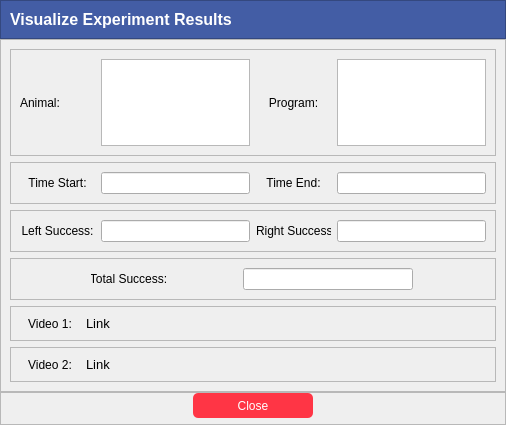
<?xml version="1.0" encoding="UTF-8"?>
<ui version="4.0">
 <class>Dialog</class>
 <widget class="QDialog" name="Dialog">
  <property name="geometry">
   <rect>
    <x>0</x>
    <y>0</y>
    <width>506</width>
    <height>425</height>
   </rect>
  </property>
  <property name="font">
   <font>
    <family>Segoe UI</family>
   </font>
  </property>
  <property name="windowTitle">
   <string>Dialog</string>
  </property>
  <layout class="QVBoxLayout" name="verticalLayout">
   <property name="spacing">
    <number>0</number>
   </property>
   <property name="leftMargin">
    <number>0</number>
   </property>
   <property name="topMargin">
    <number>0</number>
   </property>
   <property name="rightMargin">
    <number>0</number>
   </property>
   <property name="bottomMargin">
    <number>0</number>
   </property>
   <item>
    <widget class="QFrame" name="frame_2">
     <property name="maximumSize">
      <size>
       <width>16777215</width>
       <height>40</height>
      </size>
     </property>
     <property name="styleSheet">
      <string notr="true">color: rgb(255, 255, 255);
background-color: rgb(67, 93, 165);</string>
     </property>
     <property name="frameShape">
      <enum>QFrame::StyledPanel</enum>
     </property>
     <property name="frameShadow">
      <enum>QFrame::Raised</enum>
     </property>
     <layout class="QHBoxLayout" name="horizontalLayout_2">
      <item>
       <widget class="QLabel" name="label">
        <property name="font">
         <font>
          <family>Segoe UI</family>
          <pointsize>12</pointsize>
          <weight>75</weight>
          <bold>true</bold>
         </font>
        </property>
        <property name="text">
         <string>Visualize Experiment Results</string>
        </property>
       </widget>
      </item>
     </layout>
    </widget>
   </item>
   <item>
    <widget class="QFrame" name="frame">
     <property name="frameShape">
      <enum>QFrame::StyledPanel</enum>
     </property>
     <property name="frameShadow">
      <enum>QFrame::Raised</enum>
     </property>
     <layout class="QVBoxLayout" name="verticalLayout_2">
      <item>
       <widget class="QFrame" name="frame_4">
        <property name="frameShape">
         <enum>QFrame::StyledPanel</enum>
        </property>
        <property name="frameShadow">
         <enum>QFrame::Raised</enum>
        </property>
        <layout class="QHBoxLayout" name="horizontalLayout_3">
         <item>
          <widget class="QLabel" name="label_6">
           <property name="minimumSize">
            <size>
             <width>75</width>
             <height>0</height>
            </size>
           </property>
           <property name="text">
            <string>Animal:</string>
           </property>
          </widget>
         </item>
         <item>
          <widget class="QTextEdit" name="txt_animal">
           <property name="enabled">
            <bool>true</bool>
           </property>
           <property name="maximumSize">
            <size>
             <width>16777215</width>
             <height>200</height>
            </size>
           </property>
           <property name="acceptRichText">
            <bool>false</bool>
           </property>
          </widget>
         </item>
         <item>
          <widget class="QLabel" name="label_3">
           <property name="minimumSize">
            <size>
             <width>75</width>
             <height>0</height>
            </size>
           </property>
           <property name="maximumSize">
            <size>
             <width>75</width>
             <height>16777215</height>
            </size>
           </property>
           <property name="font">
            <font>
             <family>Segoe UI</family>
            </font>
           </property>
           <property name="text">
            <string>Program:</string>
           </property>
           <property name="alignment">
            <set>Qt::AlignCenter</set>
           </property>
          </widget>
         </item>
         <item>
          <widget class="QTextEdit" name="txt_program">
           <property name="enabled">
            <bool>true</bool>
           </property>
           <property name="maximumSize">
            <size>
             <width>16777215</width>
             <height>200</height>
            </size>
           </property>
           <property name="acceptRichText">
            <bool>false</bool>
           </property>
          </widget>
         </item>
        </layout>
       </widget>
      </item>
      <item>
       <widget class="QFrame" name="frame_5">
        <property name="frameShape">
         <enum>QFrame::StyledPanel</enum>
        </property>
        <property name="frameShadow">
         <enum>QFrame::Raised</enum>
        </property>
        <layout class="QHBoxLayout" name="horizontalLayout_4">
         <item>
          <widget class="QLabel" name="label_7">
           <property name="minimumSize">
            <size>
             <width>75</width>
             <height>0</height>
            </size>
           </property>
           <property name="text">
            <string>Time Start:</string>
           </property>
           <property name="alignment">
            <set>Qt::AlignCenter</set>
           </property>
          </widget>
         </item>
         <item>
          <widget class="QLineEdit" name="txt_time_start">
           <property name="enabled">
            <bool>true</bool>
           </property>
           <property name="readOnly">
            <bool>true</bool>
           </property>
          </widget>
         </item>
         <item>
          <widget class="QLabel" name="label_4">
           <property name="minimumSize">
            <size>
             <width>75</width>
             <height>0</height>
            </size>
           </property>
           <property name="maximumSize">
            <size>
             <width>75</width>
             <height>16777215</height>
            </size>
           </property>
           <property name="font">
            <font>
             <family>Segoe UI</family>
            </font>
           </property>
           <property name="text">
            <string>Time End:</string>
           </property>
           <property name="alignment">
            <set>Qt::AlignCenter</set>
           </property>
          </widget>
         </item>
         <item>
          <widget class="QLineEdit" name="txt_time_end">
           <property name="enabled">
            <bool>true</bool>
           </property>
           <property name="minimumSize">
            <size>
             <width>0</width>
             <height>0</height>
            </size>
           </property>
           <property name="maximumSize">
            <size>
             <width>16777215</width>
             <height>16777215</height>
            </size>
           </property>
           <property name="font">
            <font>
             <family>Segoe UI</family>
            </font>
           </property>
           <property name="maxLength">
            <number>32</number>
           </property>
           <property name="readOnly">
            <bool>true</bool>
           </property>
          </widget>
         </item>
        </layout>
       </widget>
      </item>
      <item>
       <widget class="QFrame" name="frame_8">
        <property name="frameShape">
         <enum>QFrame::StyledPanel</enum>
        </property>
        <property name="frameShadow">
         <enum>QFrame::Raised</enum>
        </property>
        <layout class="QHBoxLayout" name="horizontalLayout_6">
         <item>
          <widget class="QLabel" name="label_8">
           <property name="minimumSize">
            <size>
             <width>75</width>
             <height>0</height>
            </size>
           </property>
           <property name="text">
            <string>Left Success:</string>
           </property>
           <property name="alignment">
            <set>Qt::AlignCenter</set>
           </property>
          </widget>
         </item>
         <item>
          <widget class="QLineEdit" name="txt_left">
           <property name="enabled">
            <bool>true</bool>
           </property>
           <property name="readOnly">
            <bool>true</bool>
           </property>
          </widget>
         </item>
         <item>
          <widget class="QLabel" name="label_9">
           <property name="minimumSize">
            <size>
             <width>75</width>
             <height>0</height>
            </size>
           </property>
           <property name="maximumSize">
            <size>
             <width>75</width>
             <height>16777215</height>
            </size>
           </property>
           <property name="text">
            <string>Right Success:</string>
           </property>
          </widget>
         </item>
         <item>
          <widget class="QLineEdit" name="txt_right">
           <property name="enabled">
            <bool>true</bool>
           </property>
           <property name="readOnly">
            <bool>true</bool>
           </property>
          </widget>
         </item>
        </layout>
       </widget>
      </item>
      <item>
       <widget class="QFrame" name="frame_9">
        <property name="frameShape">
         <enum>QFrame::StyledPanel</enum>
        </property>
        <property name="frameShadow">
         <enum>QFrame::Raised</enum>
        </property>
        <layout class="QHBoxLayout" name="horizontalLayout_8">
         <item>
          <widget class="QLabel" name="label_13">
           <property name="minimumSize">
            <size>
             <width>75</width>
             <height>0</height>
            </size>
           </property>
           <property name="maximumSize">
            <size>
             <width>75</width>
             <height>16777215</height>
            </size>
           </property>
           <property name="text">
            <string>Total Success:</string>
           </property>
           <property name="alignment">
            <set>Qt::AlignCenter</set>
           </property>
          </widget>
         </item>
         <item>
          <widget class="QLineEdit" name="txt_total">
           <property name="enabled">
            <bool>true</bool>
           </property>
           <property name="maximumSize">
            <size>
             <width>170</width>
             <height>170</height>
            </size>
           </property>
           <property name="readOnly">
            <bool>true</bool>
           </property>
          </widget>
         </item>
        </layout>
       </widget>
      </item>
      <item>
       <widget class="QFrame" name="frame_7">
        <property name="frameShape">
         <enum>QFrame::StyledPanel</enum>
        </property>
        <property name="frameShadow">
         <enum>QFrame::Raised</enum>
        </property>
        <layout class="QHBoxLayout" name="horizontalLayout_7">
         <item>
          <widget class="QLabel" name="label_11">
           <property name="minimumSize">
            <size>
             <width>60</width>
             <height>0</height>
            </size>
           </property>
           <property name="maximumSize">
            <size>
             <width>60</width>
             <height>16777215</height>
            </size>
           </property>
           <property name="text">
            <string>Video 1:</string>
           </property>
           <property name="alignment">
            <set>Qt::AlignCenter</set>
           </property>
          </widget>
         </item>
         <item>
          <widget class="QLabel" name="lb_link1">
           <property name="font">
            <font>
             <family>Segoe UI</family>
             <pointsize>10</pointsize>
            </font>
           </property>
           <property name="text">
            <string>Link</string>
           </property>
           <property name="openExternalLinks">
            <bool>true</bool>
           </property>
          </widget>
         </item>
        </layout>
       </widget>
      </item>
      <item>
       <widget class="QFrame" name="frame_6">
        <property name="frameShape">
         <enum>QFrame::StyledPanel</enum>
        </property>
        <property name="frameShadow">
         <enum>QFrame::Raised</enum>
        </property>
        <layout class="QHBoxLayout" name="horizontalLayout_5">
         <item>
          <widget class="QLabel" name="label_5">
           <property name="minimumSize">
            <size>
             <width>60</width>
             <height>0</height>
            </size>
           </property>
           <property name="maximumSize">
            <size>
             <width>60</width>
             <height>16777215</height>
            </size>
           </property>
           <property name="font">
            <font>
             <family>Segoe UI</family>
            </font>
           </property>
           <property name="text">
            <string>Video 2:</string>
           </property>
           <property name="alignment">
            <set>Qt::AlignCenter</set>
           </property>
          </widget>
         </item>
         <item>
          <widget class="QLabel" name="lb_link2">
           <property name="font">
            <font>
             <family>Segoe UI</family>
             <pointsize>10</pointsize>
            </font>
           </property>
           <property name="text">
            <string>Link</string>
           </property>
           <property name="openExternalLinks">
            <bool>true</bool>
           </property>
          </widget>
         </item>
        </layout>
       </widget>
      </item>
     </layout>
    </widget>
   </item>
   <item>
    <widget class="QFrame" name="frame_3">
     <property name="maximumSize">
      <size>
       <width>16777215</width>
       <height>40</height>
      </size>
     </property>
     <property name="frameShape">
      <enum>QFrame::StyledPanel</enum>
     </property>
     <property name="frameShadow">
      <enum>QFrame::Raised</enum>
     </property>
     <layout class="QHBoxLayout" name="horizontalLayout" stretch="0">
      <property name="spacing">
       <number>0</number>
      </property>
      <property name="leftMargin">
       <number>0</number>
      </property>
      <property name="topMargin">
       <number>0</number>
      </property>
      <property name="rightMargin">
       <number>0</number>
      </property>
      <property name="bottomMargin">
       <number>6</number>
      </property>
      <item>
       <widget class="QPushButton" name="bt_close">
        <property name="minimumSize">
         <size>
          <width>70</width>
          <height>25</height>
         </size>
        </property>
        <property name="maximumSize">
         <size>
          <width>120</width>
          <height>25</height>
         </size>
        </property>
        <property name="font">
         <font>
          <family>Segoe UI</family>
         </font>
        </property>
        <property name="styleSheet">
         <string notr="true">QPushButton {	
	background-color: rgb(255, 53, 69);
	border-radius: 5px;
	color: rgb(255,255,255);
}
QPushButton:hover {	
	background-color: rgb(200, 35, 51);
}
QPushButton:pressed {	
	background-color: rgb(255, 53, 69);
}</string>
        </property>
        <property name="text">
         <string>Close</string>
        </property>
        <property name="icon">
         <iconset resource="file_rc.qrc">
          <normaloff>:/Icon/images/baseline_cancel_white_24dp.png</normaloff>:/Icon/images/baseline_cancel_white_24dp.png</iconset>
        </property>
       </widget>
      </item>
     </layout>
    </widget>
   </item>
  </layout>
 </widget>
 <resources>
  <include location="file_rc.qrc"/>
 </resources>
 <connections/>
</ui>
